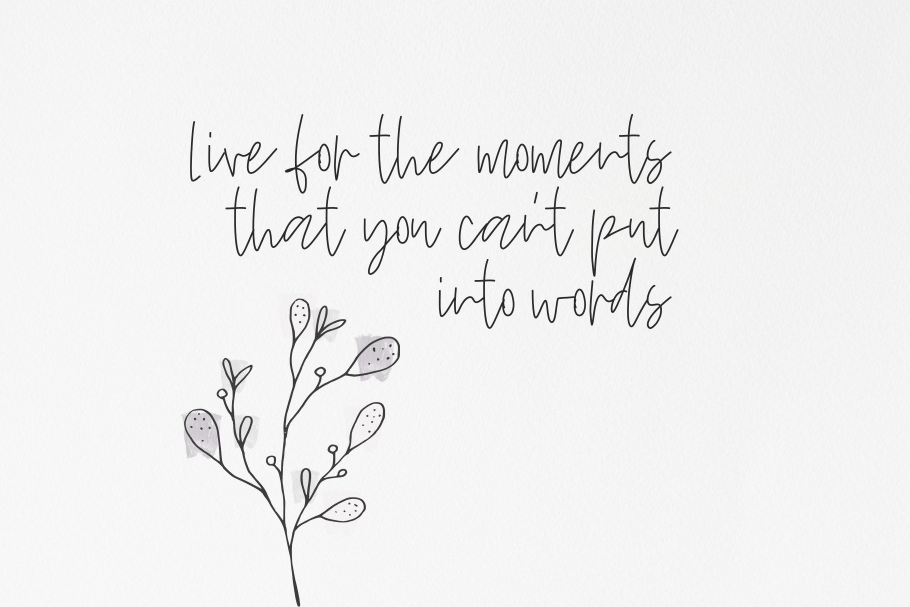
#> input picture img/handwriting/quotes.jpg, 1820 x 1214 px, found by its file name (shown at 1/2 size)
$ jupyter execute --allow-errors 'OpenCV4 - 2.ipynb'   (older library calls are emulated)   (text cells are left out)
#> lines starting #> are read from the running program, lines starting #| are printed output that depends on the picture; after the words box and inside, x2 and y2 are one past the last pixel; in counts of white or black regions, pixels touching at a corner belong together
[cell 1]
import cv2
import numpy as np

[cell 2]
image=cv2.imread( #reads images
    '/home/arkaprabham/Desktop/Deep_Learning_Udemy/img/quotes.jpg')
#> image is the input picture: shape (1214, 1820, 3); mean B, G, R 240.3, 240.3, 240.3
#The image is HUGE ! so we need to scale it first.
image_scaled=cv2.pyrDown(image)

[cell 3]
# Creating kernel
kernel = np.ones((5, 5), np.uint8)
# Using cv2.erode() method
eroded = cv2.erode(image_scaled, kernel)
cv2.imshow("Eroded image",eroded)
dilated = cv2.dilate(eroded, kernel)
cv2.imshow("Dilated image",dilated)
cv2.waitKey(0)
cv2.destroyAllWindows()

[cell 4]
opening=cv2.morphologyEx(image_scaled,cv2.MORPH_OPEN,kernel)
closing=cv2.morphologyEx(image_scaled,cv2.MORPH_CLOSE,kernel)
cv2.imshow("Opened image",opening)
cv2.imshow("Closed image",closing)
cv2.waitKey(0)
cv2.destroyAllWindows()

[cell 5]
animal_gray=cv2.imread('/home/arkaprabham/Desktop/Deep_Learning_Udemy/img/big cat.jpg',0)
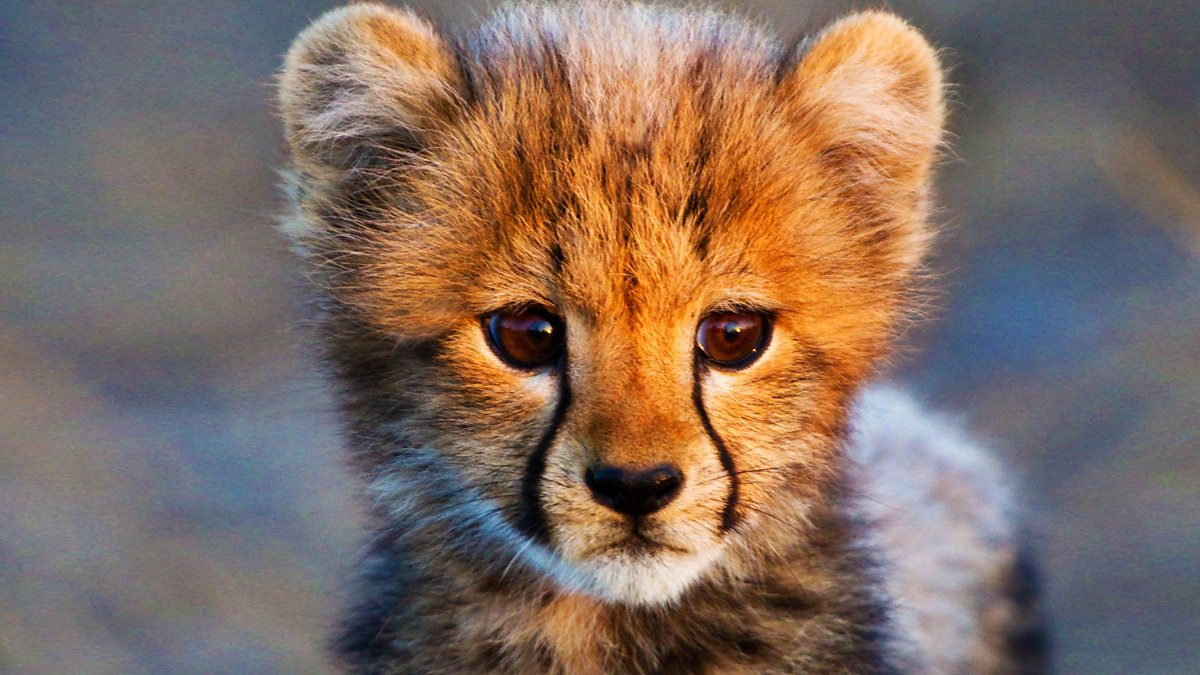
#> input picture img/Animals/big cat.jpg, 1200 x 675 px, found by its file name
#> animal_gray: shape (675, 1200); min 0, max 255, mean 114.1
#Let's scale it down
animal_gray=cv2.pyrDown(animal_gray)
#> animal_gray: shape (338, 600)
sobel_x = cv2.Sobel(animal_gray,cv2.CV_64F,0,1,ksize=5) #horizontal edges
sobel_y = cv2.Sobel(animal_gray,cv2.CV_64F,1,0,ksize=5) #vertical edges

#We can combine both
sobel_both=cv2.bitwise_or(sobel_x,sobel_y)

Laplacian=cv2.Laplacian(animal_gray,cv2.CV_64F) #no params

canny=cv2.Canny(animal_gray,20,170)
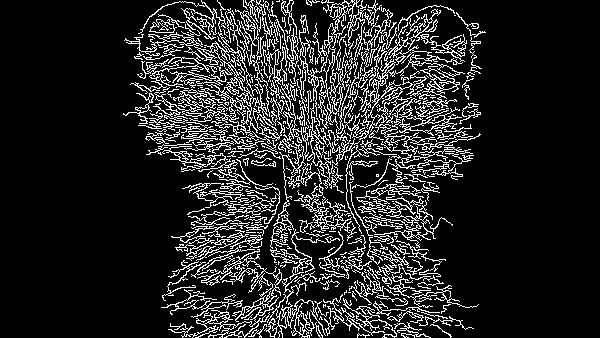
#> canny: shape (338, 600); 14.3% white in thin lines or dots, all inside (x1, y1, x2, y2) = (123, 0, 486, 338)
#values for the thresholds can be tweaked for better results


cv2.imshow("SOBEL X",sobel_x)
cv2.imshow("SOBEL Y",sobel_y)
cv2.imshow("SOBEL Combined",sobel_both)
cv2.imshow("LAPLACIAN",Laplacian)
cv2.imshow("CANNY",canny)

cv2.waitKey(0)
cv2.destroyAllWindows()

[cell 6]
#Let's import another picture for this
book_image=cv2.imread('/home/arkaprabham/Desktop/Deep_Learning_Udemy/img/book of romans.jpg',0)
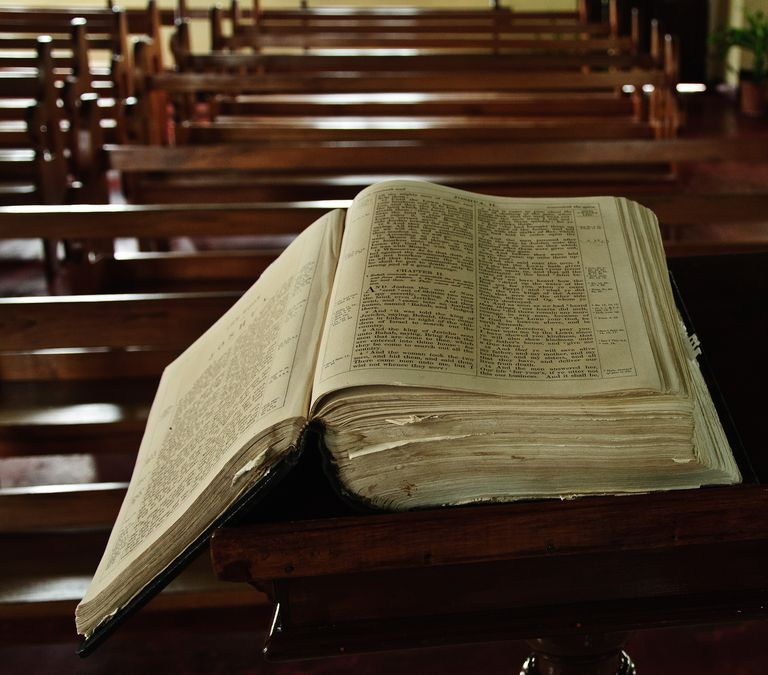
#> input picture img/handwriting/book of romans.jpg, 768 x 675 px, found by its file name
#> book_image: shape (675, 768); min 0, max 255, mean 64.4
book_image=cv2.resize(book_image,None,fx=.9,fy=.9)
#> book_image: shape (608, 691)
#The image was exceeding the size of my screen, so I scaled by .9
cv2.imshow("Book of Romans",book_image)
cv2.waitKey(0)
cv2.destroyAllWindows()

[cell 7]
#Next we'll note down the book corner points
'''338,167
315,335
517,179
543,338'''
points_page=np.float32([[337,176],
                       [315,337],
                       [513,181],
                       [543,339]])

#then we input the points for a regular A4 page
points_A4=np.float32([[0,0],
                      [0,594],
                      [420,0],
                      [420,594]])

#Next create the perspective transform matrix
M=cv2.getPerspectiveTransform(points_page,points_A4)

#Now warp!
warped_page=cv2.warpPerspective(book_image,M,(420,594))
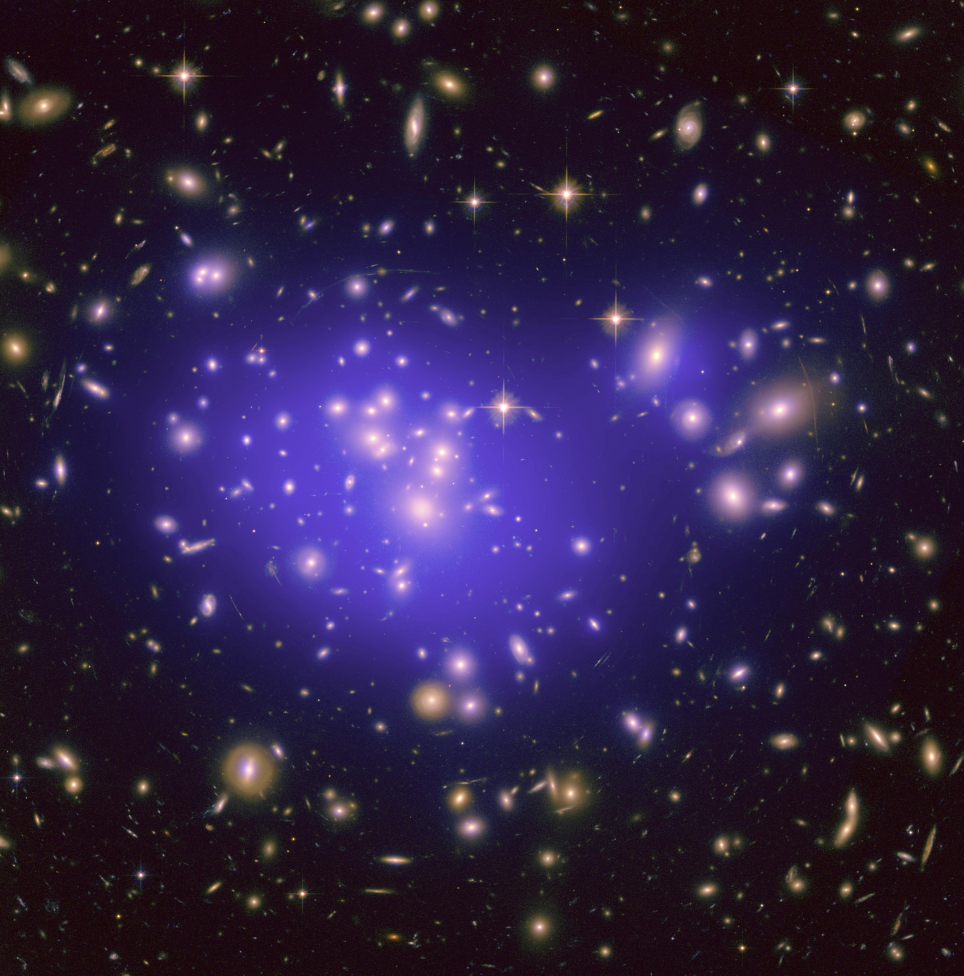
#> input picture img/galaxies.jpg, 3853 x 3902 px, given in place of the camera (shown at 1/4 size)
#> further down, frame is the input picture: shape (3902, 3853, 3); mean B, G, R 66.6, 32.8, 46.2

cv2.imshow("Book of Romans",book_image)
cv2.imshow("Corrected book of Romans",warped_page)
cv2.waitKey(0)
cv2.destroyAllWindows()

[cell 8]
def sketch(image):
    #change the input image to grascale
    image_grayscale=cv2.cvtColor(image,cv2.COLOR_BGR2GRAY)

    #gaussian blur - to denoise the image.
    '''You can check the effect of not denoising by making the next line uncommented'''
    denoised_img=cv2.GaussianBlur(image_grayscale,(5,5),0)
    #denoised_img=image_grayscale


    #we need to detect edges for whatever we do, so
    edges=cv2.Canny(denoised_img,20,50)
#> edges: shape (3902, 3853); 3.4% white in thin lines or dots

    #apply thresholding to get various sketch effects
    ret,mask=cv2.threshold(edges,70,255,cv2.THRESH_BINARY_INV)
#> mask: shape (3902, 3853); 96.6% white; black in thin lines or dots
    return mask

#Next we take webcam feed as frames using VideoCapture object
cap=cv2.VideoCapture(0)

#Then we infinite loop each single frame to create video
#Without loop, its only one image
while True:
    _,frame=cap.read()
    cv2.imshow("Video Capture threshold feed",sketch(frame))
    if cv2.waitKey(1)==13: #13 is the Enter key. you can put any key here
#> (key Esc is pressed here)
        break

cap.release()
cv2.destroyAllWindows()

#> (a cell that did not finish here is left out)

[cell 10]
def contour(image):
    #change the input image to grascale
    image_grayscale=cv2.cvtColor(image,cv2.COLOR_BGR2GRAY)

    #gaussian blur - to denoise the image.
    '''You can check the effect of not denoising by making the next line uncommented'''
    denoised_img=cv2.GaussianBlur(image_grayscale,(5,5),0)


    #we need to detect edges for whatever we do, so
    edges=cv2.Canny(denoised_img,10,50)
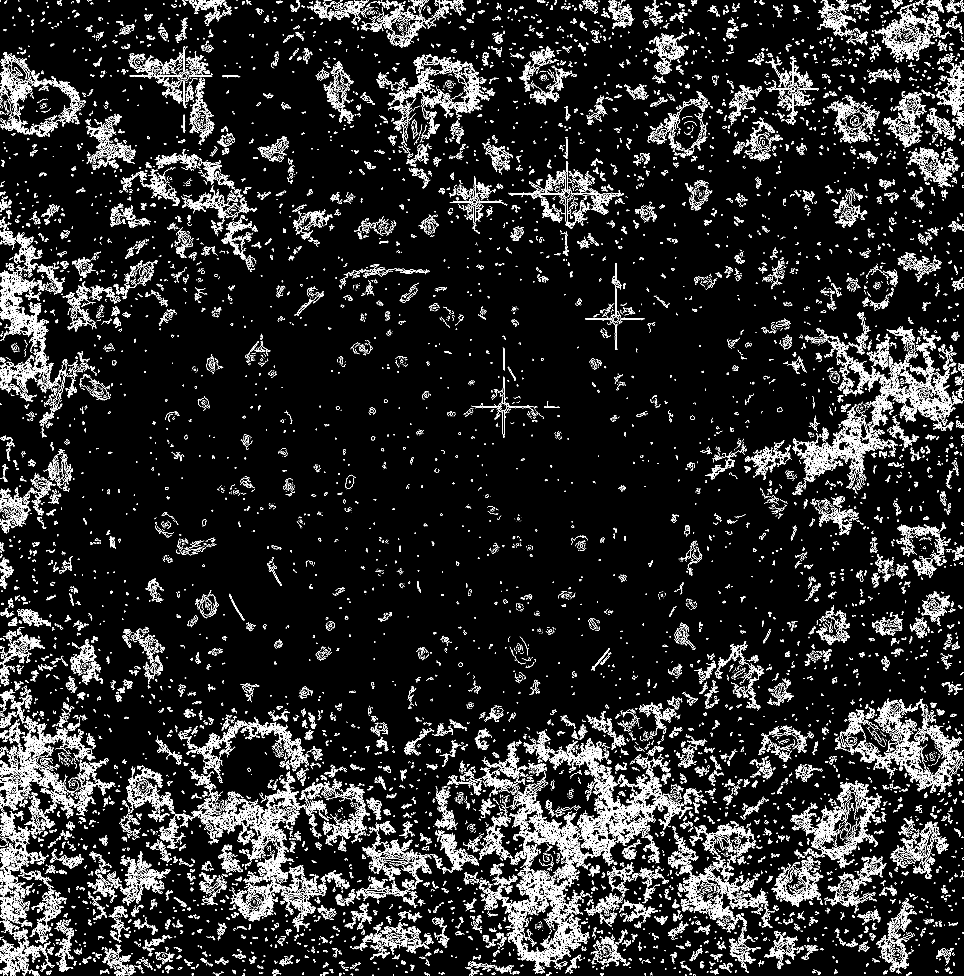
#> edges: shape (3902, 3853) (shown at 1/4 size); 5.9% white in thin lines or dots

    #contour
    contours,hierarchy=cv2.findContours(edges,cv2.RETR_EXTERNAL,cv2.CHAIN_APPROX_SIMPLE)
#> contours = 20762 contours, 16376 with area under 20; largest, box (x1, y1, x2, y2) and area: (2333, 3119, 2463, 3323) 2147, (1001, 3223, 1129, 3397) 1814, (3467, 1532, 3573, 1709) 1440, (2503, 3185, 2621, 3274) 1388, (2353, 3009, 2421, 3106) 1324
    return contours

#Next we take webcam feed as frames using VideoCapture object
cap=cv2.VideoCapture(0)

#Then we infinite loop each single frame to create video
#Without loop, its only one image
while True:
    _,frame=cap.read()
    contours=contour(frame)
    cv2.imshow("contour",cv2.drawContours(frame,contours,-1,(0,255,0),3))
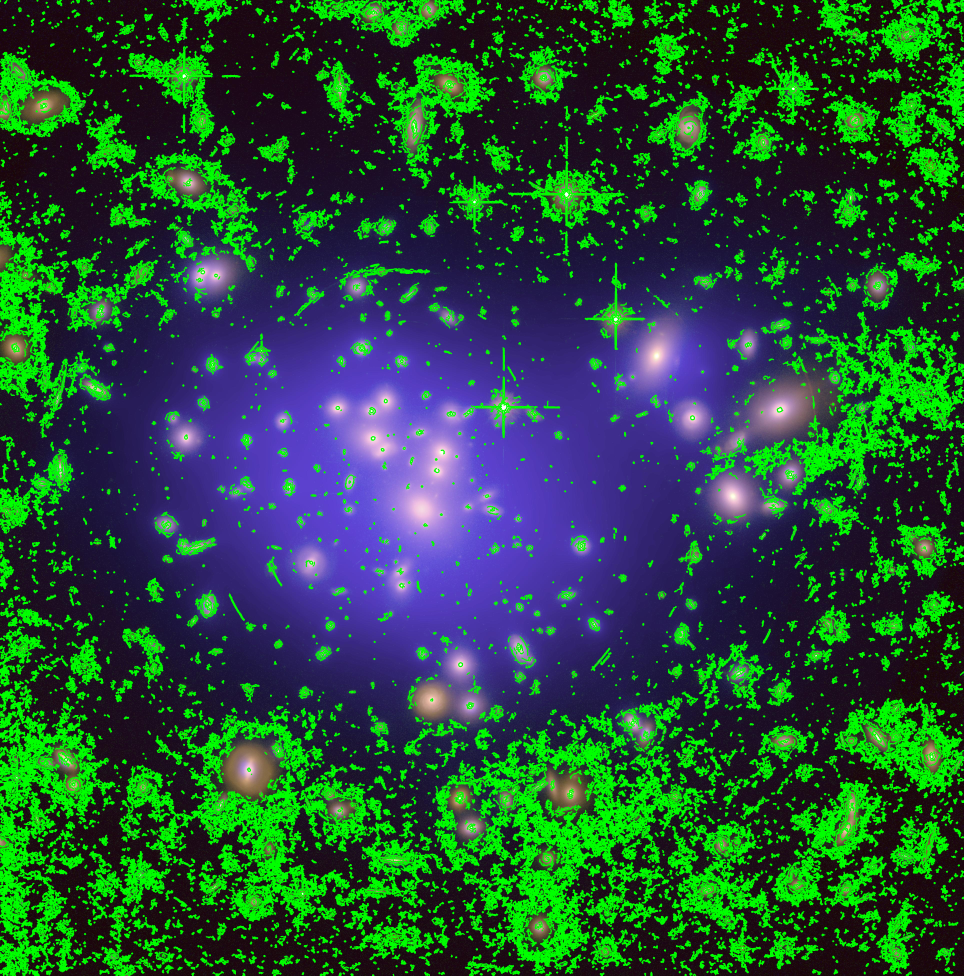
#> window 'contour': shape (3902, 3853, 3) (shown at 1/4 size); mean B, G, R 56.8, 78.8, 36.9
    if cv2.waitKey(1)==13: #13 is the Enter key. you can put any key here
#> (key Esc is pressed here)
        break

cap.release()
cv2.destroyAllWindows()

[cell 11]
image.shape
#> Out = (1214, 1820, 3)
